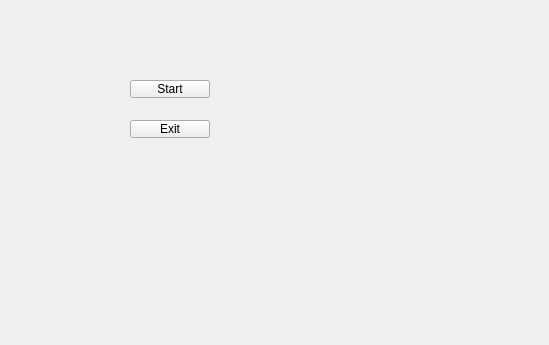
<?xml version="1.0" encoding="UTF-8"?>
<ui version="4.0">
 <class>MainWindow</class>
 <widget class="QMainWindow" name="MainWindow">
  <property name="enabled">
   <bool>true</bool>
  </property>
  <property name="geometry">
   <rect>
    <x>0</x>
    <y>0</y>
    <width>549</width>
    <height>345</height>
   </rect>
  </property>
  <property name="minimumSize">
   <size>
    <width>549</width>
    <height>0</height>
   </size>
  </property>
  <property name="mouseTracking">
   <bool>false</bool>
  </property>
  <property name="windowTitle">
   <string>MainWindow</string>
  </property>
  <property name="autoFillBackground">
   <bool>false</bool>
  </property>
  <property name="styleSheet">
   <string notr="true"/>
  </property>
  <property name="windowFilePath">
   <string/>
  </property>
  <widget class="QWidget" name="centralwidget">
   <widget class="QPushButton" name="pushButton">
    <property name="geometry">
     <rect>
      <x>130</x>
      <y>80</y>
      <width>80</width>
      <height>18</height>
     </rect>
    </property>
    <property name="text">
     <string>Start</string>
    </property>
   </widget>
   <widget class="QPushButton" name="pushButton_2">
    <property name="geometry">
     <rect>
      <x>130</x>
      <y>120</y>
      <width>80</width>
      <height>18</height>
     </rect>
    </property>
    <property name="text">
     <string>Exit</string>
    </property>
   </widget>
  </widget>
 </widget>
 <resources/>
 <connections/>
</ui>
